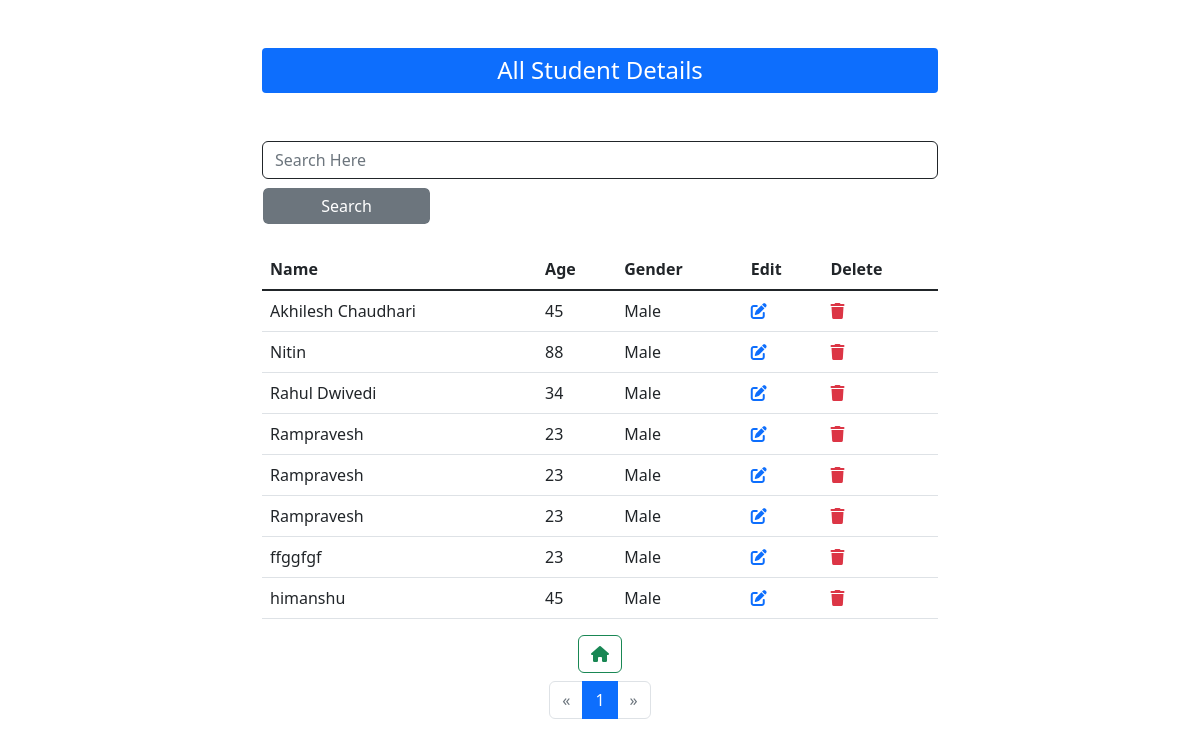
Before: /allstduent/ with the older database file.
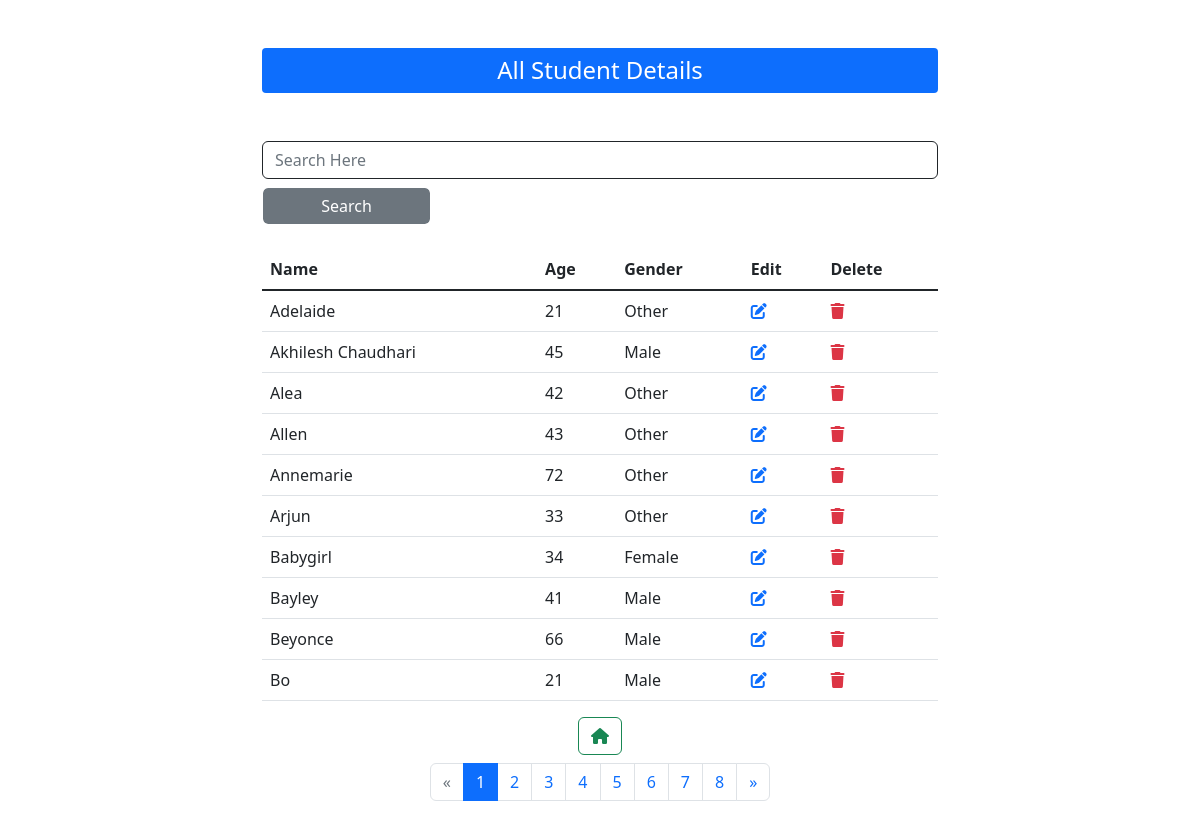
After: the same page with the newer database file.
### core/models.py (models this page shows)
class Student(models.Model):
    name = models.CharField(max_length=100)
    age = models.IntegerField()
    gender = models.CharField(choices=SELECT_GENDER,max_length=100)

### core/views.py (the view)
# urls.py: path('allstduent/', views.all_student, name="allstudent"),
def all_student(request):
    name = request.GET.get('byName')
    students = Student.objects.all()
    if name:
        students=students.filter(Q(name__icontains=name) | Q(gender=name))
    students = students.order_by("name")
    paginator = Paginator(students,per_page=10,orphans=2)
    page = request.GET.get('page',1)
    page_obj = paginator.get_page(page)
    page_range = paginator.get_elided_page_range(number=page)
    context = {
        'students': students,
        'page_obj':page_obj,
        "page_range":page_range
    }
    return render(request,"core/all_student.html",context)

### core/templates/core/all_student.html (shortened to what this page needs)
{% extends "core/base.html" %}
{% block content %}
<div class="student-details container">
    <h4 class="bg-primary text-center my-5 text-white py-2 rounded-1">All Student Details</h4>
    <form action="" method="get" >
        <div class="fom-control">
            <input type="text" name="byName" required class="form-control" placeholder ="Search Here" autocomplete="off">
            <input type="submit" value="Search" class="form-control w-25 bg-secondary text-white mt-2"  autocomplete="off">
        </div>
    </form>
    <table class="table mt-4">
        <thead>
            <tr>
                <th scope="col">Name</th>
                <th scope="col">Age</th>
                <th scope="col">Gender</th>
                <th scope="col">Edit</th>
                <th scope="col">Delete</th>
            </tr>
        </thead>
        <tbody class="table-group-divider">
        {% for student in page_obj %}
                <tr>
                    <td scope="row">{{ student.name }}</td>
                    <td scope="row">{{ student.age }}</td>
                    <td scope="row">{{ student.gender }}</td>
                     <td scope="row">
                        <a class="btn-sm" href="{% url 'edit' student.id %}">
                            <i class="fa-solid fa-edit"></i>
                        </a>
                    </td>
                    <td scope="row">
                        <a class="text-danger btn-sm" href="{% url 'delete' student.id %}">
                            <i class="fa-solid fa-trash"></i>
                        </a>
                    </td>
                </tr>
            {% endfor %}
        </tbody>
    </table>
    <div class="text-center mx-3">
        <a href="{% url "home" %}" class="btn btn-outline-success"><i class="fa fa-home" aria-hidden="true"></i></a>
    </div>
    <ul class="pagination justify-content-center flex-wrap mt-2 mb-4">
        {% if page_obj.has_previous %}
            <li class="page-item"><a class="page-link" href="?page={{ page_obj.previous_page_number }}">&laquo;</a></li>
        {% else %}
            <li class="disabled page-item"><span class="page-link">&laquo;</span></li>
        {% endif %}
        {% for i in page_range|default_if_none:page_obj.paginator.get_elided_page_range %}
            {% if page_obj.number == i %}
                <li class="active page-item">
                    <span class="page-link">{{ i }} <span class="sr-only bg-black">(current)</span></span>
                </li>
            {% else %}
                {% if i == page_obj.paginator.ELLIPSIS %}
                    <li class="page-item"><span class="page-link">{{ i }}</span></li>
                {% else %}
                    <li class="page-item"><a class="page-link" href="?page={{ i }}">{{ i }}</a></li>
                {% endif %}
            {% endif %}
        {% endfor %}
        {% if page_obj.has_next %}
            <li class="page-item"><a class="page-link" href="?page={{ page_obj.next_page_number }}">&raquo;</a></li>
        {% else %}
            <li class="disabled page-item"><span class="page-link">&raquo;</span></li>
        {% endif %}
    </ul>
</div>
{% endblock content %}

Changed rows visible on the page:
no longer on this page (row unchanged): Student: name "Nitin", age "88", gender "Male"
removed Student: name "Rahul Dwivedi", age "34", gender "Male"
removed Student: name "Rampravesh", age "23", gender "Male"
no longer on this page (row unchanged): Student: name "Rampravesh", age "23", gender "Male"
removed Student: name "Rampravesh", age "23", gender "Male"
no longer on this page (row unchanged): Student: name "ffggfgf", age "23", gender "Male"
no longer on this page (row unchanged): Student: name "himanshu", age "45", gender "Male"
added Student: name "Adelaide", age "21", gender "Other"
added Student: name "Alea", age "42", gender "Other"
added Student: name "Allen", age "43", gender "Other"
added Student: name "Annemarie", age "72", gender "Other"
added Student: name "Arjun", age "33", gender "Other"
added Student: name "Babygirl", age "34", gender "Female"
added Student: name "Bayley", age "41", gender "Male"
added Student: name "Beyonce", age "66", gender "Male"
added Student: name "Bo", age "21", gender "Male"
Other visible differences:
new list line: "2"
new list line: "3"
new list line: "4"
new list line: "5"
new list line: "6"
new list line: "7"
new list line: "8"
